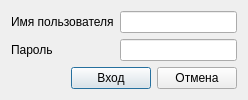
<?xml version="1.0" encoding="UTF-8"?>
<ui version="4.0">
 <class>LogInDialog</class>
 <widget class="QDialog" name="LogInDialog">
  <property name="geometry">
   <rect>
    <x>0</x>
    <y>0</y>
    <width>248</width>
    <height>100</height>
   </rect>
  </property>
  <property name="windowTitle">
   <string>Логин</string>
  </property>
  <layout class="QVBoxLayout" name="verticalLayout">
   <item>
    <layout class="QGridLayout" name="gridLayout">
     <item row="0" column="0">
      <widget class="QLabel" name="label_3">
       <property name="text">
        <string>Имя пользователя</string>
       </property>
      </widget>
     </item>
     <item row="0" column="1">
      <widget class="QLineEdit" name="user">
       <property name="text">
        <string/>
       </property>
      </widget>
     </item>
     <item row="1" column="1">
      <widget class="QLineEdit" name="password">
       <property name="inputMethodHints">
        <set>Qt::ImhHiddenText|Qt::ImhNoAutoUppercase|Qt::ImhNoPredictiveText</set>
       </property>
       <property name="echoMode">
        <enum>QLineEdit::Password</enum>
       </property>
      </widget>
     </item>
     <item row="1" column="0">
      <widget class="QLabel" name="label_4">
       <property name="text">
        <string>Пароль</string>
       </property>
      </widget>
     </item>
    </layout>
   </item>
   <item>
    <layout class="QHBoxLayout" name="horizontalLayout">
     <item>
      <spacer name="horizontalSpacer">
       <property name="orientation">
        <enum>Qt::Horizontal</enum>
       </property>
       <property name="sizeHint" stdset="0">
        <size>
         <width>40</width>
         <height>20</height>
        </size>
       </property>
      </spacer>
     </item>
     <item>
      <widget class="QPushButton" name="enterButton">
       <property name="text">
        <string>Вход</string>
       </property>
      </widget>
     </item>
     <item>
      <widget class="QPushButton" name="cancelButton">
       <property name="text">
        <string>Отмена</string>
       </property>
      </widget>
     </item>
    </layout>
   </item>
  </layout>
 </widget>
 <resources/>
 <connections/>
</ui>
